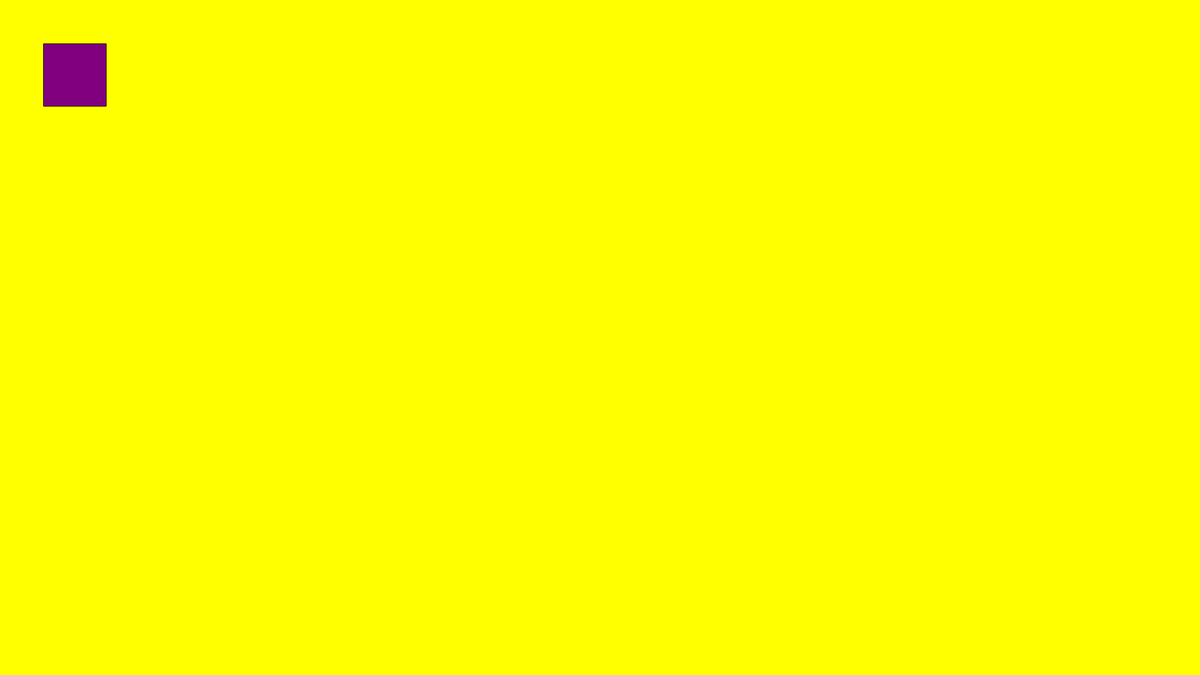
Frame 1 (no input)
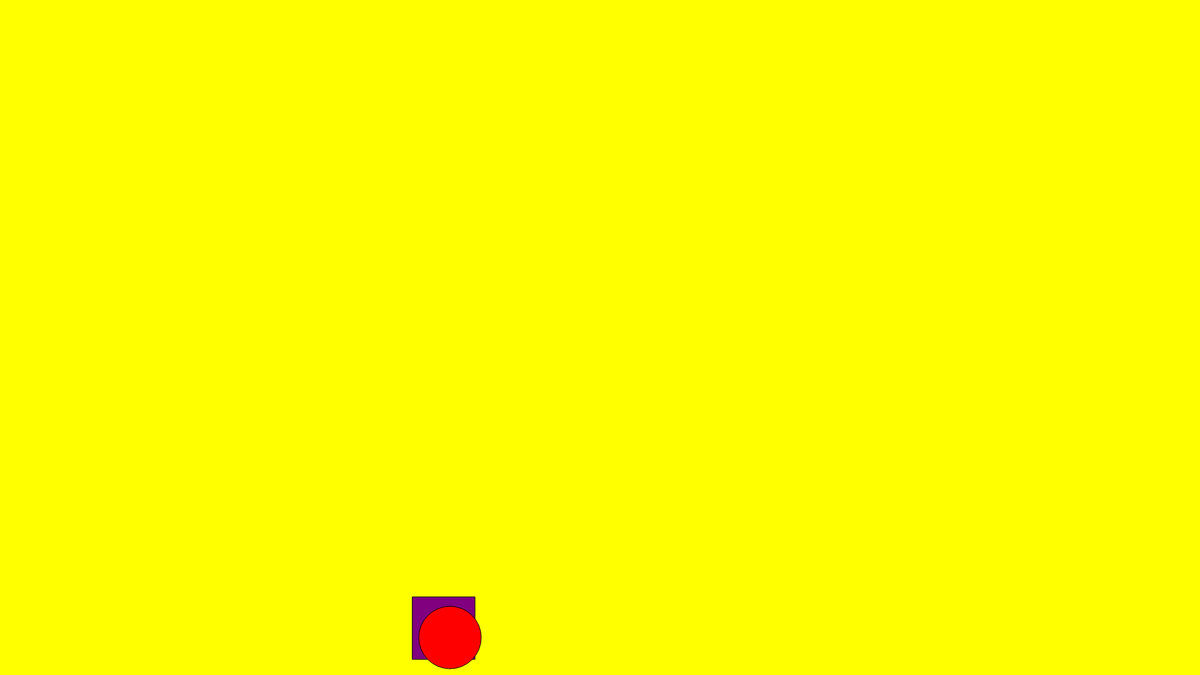
Frame 60 (no input)
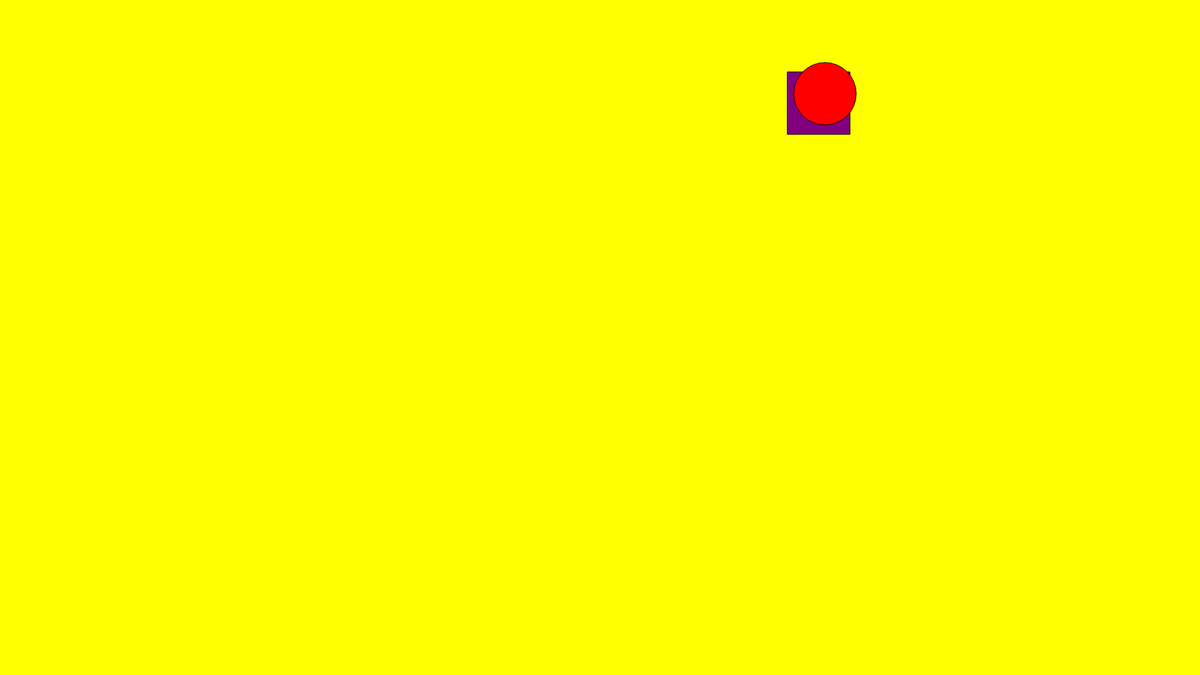
Frame 120 (the mouse pressed at the canvas centre since frame 60)

The p5.js sketch that drew these frames (run headless with seeded random() and noise() and a simulated clock; from frame 60 on, the mouse is pressed at the canvas centre):

// p5.js sketch
// ── sketch.js

var purplecube = {
    colour:'purple',
    x: 70,
    y: 70,
    w: 100,
    h: 100,
    xspeed: 10,
    yspeed: 15,
    draw(){
        fill(this.colour);
        rect(this.x, this.y, this.w, this.h);
    },
    move: function(){
        this.x += this.xspeed;
        this.y += this.yspeed;
        if(this.x <0 || this.x > width - this.w){
            this.xspeed *= -1;
        }
        if(this.y > height - this.h || this.y <0){
            this.yspeed *= -1;
        }
        if(this.x > 500){
            fill('red')
            rect(this.x, this.y, this.w, this.h, 100)
        }
    }
};

function setup(){
    createCanvas(1920,1080)
}

function draw(){
    background ('yellow');
    purplecube.draw();
    purplecube.move();
}
